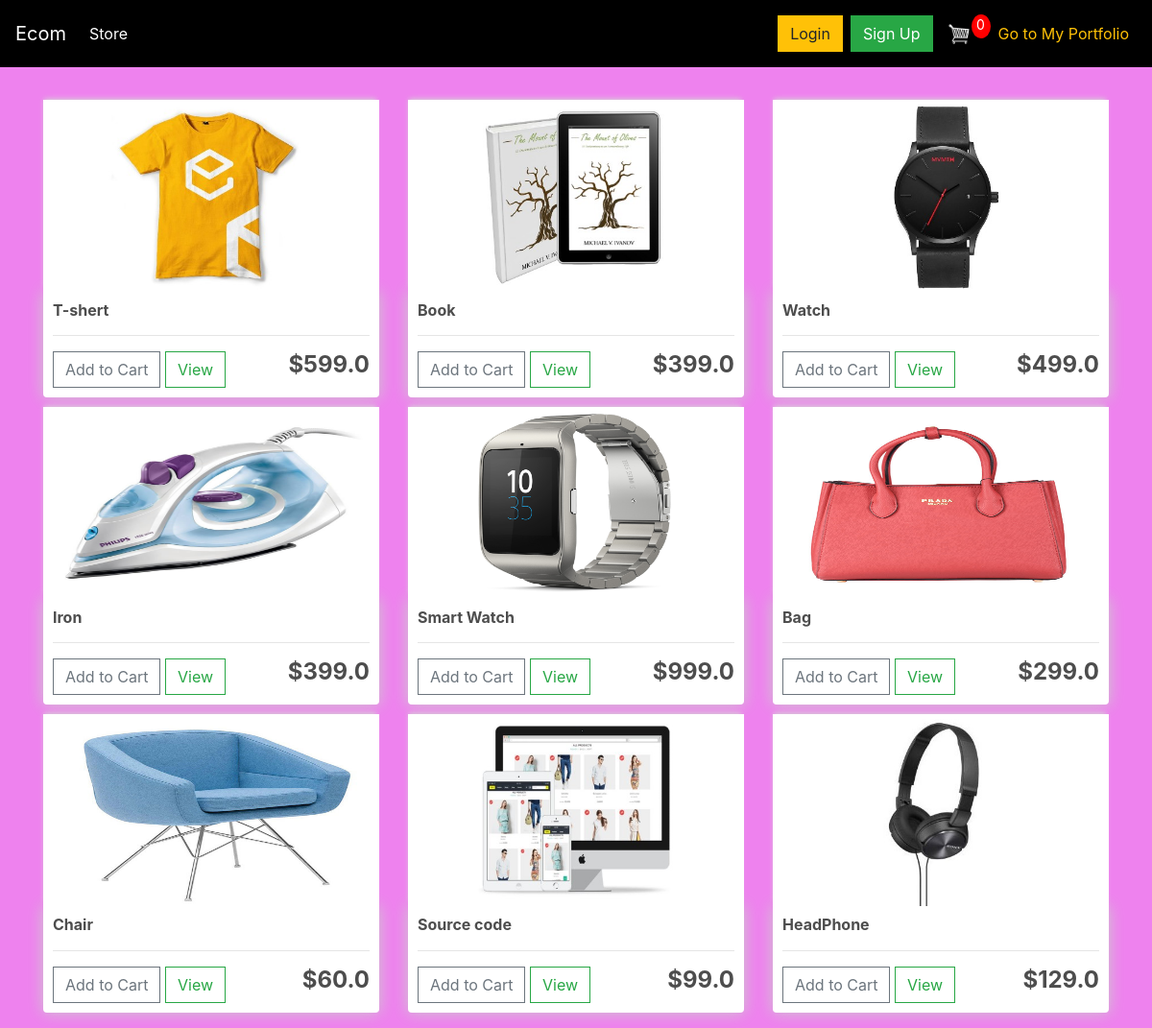
Page /Ecommerce/ on the committed database.
### store/models.py (models this page shows, shortened)
class Product(models.Model):
	name = models.CharField(max_length=200)
	price = models.FloatField()
	digital = models.BooleanField(default=False,null=True, blank=True)
	image = models.ImageField(null=True, blank=True)
	@property
	def imageURL(self):
		try:
			url = self.image.url
		except:
			url = ''
		return url

### store/views.py (the view)
# urls.py: path('Ecommerce/', include('store.urls')),  # Ensure a trailing slash
def store(request):
	data = cartData(request)
	cartItems = data['cartItems']
	order = data['order']
	items = data['items']
	products = Product.objects.all()
	context = {'products':products, 'cartItems':cartItems}
	return render(request, 'store/store.html', context)

### store/utils.py (called while the page is built, shortened)
def cookieCart(request):
	try:
		cart = json.loads(request.COOKIES['cart'])
	except:
		cart = {}
		print('CART:', cart)
	items = []
	order = {'get_cart_total':0, 'get_cart_items':0, 'shipping':False}
	cartItems = order['get_cart_items']
	return {'cartItems':cartItems ,'order':order, 'items':items}

def cartData(request):
	if request.user.is_authenticated:
		customer = request.user.customer
		order, created = Order.objects.get_or_create(customer=customer, complete=False)
		items = order.orderitem_set.all()
		cartItems = order.get_cart_items
	else:
		cookieData = cookieCart(request)
		cartItems = cookieData['cartItems']
		order = cookieData['order']
		items = cookieData['items']
	return {'cartItems':cartItems ,'order':order, 'items':items}

### templates/store/store.html
{% extends 'store/main.html' %}
{% load static %}
{% block content %}
	<div class="row">
		{% for product in products %}
		<div class="col-lg-4">
			<img class="thumbnail" src="{{product.imageURL}}">
			<div class="box-element product">
				<h6><strong>{{product.name}}</strong></h6>
				<hr>
				<button data-product="{{product.id}}" data-action="add" class="btn btn-outline-secondary add-btn update-cart">Add to Cart</button>
				<a class="btn btn-outline-success" href="#">View</a>
				<h4 style="display: inline-block; float: right"><strong>${{product.price}}</strong></h4>
			</div>
		</div>
		{% endfor %}
	</div>
{% endblock content %}

### templates/store/main.html (shortened to what this page needs)
<!DOCTYPE html>
{% load static %}
<html>
<head>
    <link rel="stylesheet" href="https://stackpath.bootstrapcdn.com/bootstrap/4.4.1/css/bootstrap.min.css">
    <link rel="stylesheet" type="text/css" href="{% static 'css/Projects/main.css' %}">
</head>
<body>
<header class=" pb-3  " style="background-color:Violet">
    <nav class="navbar navbar-expand-lg navbar-dark  sticky-top" style="background-color:black">
        <a class="navbar-brand" href="{% url 'store' %}">Ecom</a>
        <div class="collapse navbar-collapse" id="navbarSupportedContent">
            <ul class="navbar-nav mr-auto">
                <li class="nav-item active">
                    <a class="nav-link" href="{% url 'store' %}">Store <span class="sr-only">(current)</span></a>
                </li>
            </ul>
            <div class="form-inline my-2 my-lg-0">
                <button id="loginBtn" class="btn btn-warning m-2 " type="button">Login</button>
                <button id="signupBtn" class="btn btn-success" type="button">Sign Up</button>
                <a href="{% url 'cart' %}">
                    <img id="cart-icon" src="{% static 'images/cart.png' %}">
                </a>
                <p id="cart-total">{{cartItems}}</p>
                <a href="{% url 'home' %}" class="m-2 text-warning text-decoration-none ">Go to My Portfolio</a>
            </div>
        </div>
    </nav>
    <div class="container">
        <br>
        {% block content %}
        {% endblock content %}
    </div>
</header>
</body>
</html>

### static/css/Projects/main.css (style rules this page uses)
body { background-color: hsl(0, 0%, 98%); }
h1,h2,h3,h4,h5,h6 { color:hsl(0, 0%, 30%); }
.box-element { box-shadow:hsl(0, 0%, 80%) 0 0 16px; background-color: #fff; border-radius: 4px; padding: 10px; }
.thumbnail { width: 100%; height: 200px; -webkit-box-shadow: -1px -3px 5px -2px rgba(214,214,214,1); -moz-box-shadow: -1px -3px 5px -2px rgba(214,214,214,1); box-shadow: -1px -3px 5px -2px rgba(214,214,214,1); }
.product { border-radius: 0 0 4px 4px; }
#cart-icon { width:25px; display: inline-block; margin-left: 15px; }
#cart-total { display: block; text-align: center; color:#fff; background-color: red; width: 20px; height: 25px; border-radius: 50%; font-size: 14px; }
.col-lg-4, .col-lg-6, .col-lg-8, .col-lg-12 { margin-top: 10px; }
.btn { border-radius: 0; }

### rows in the picture
Product: imageURL (picture), name "T-shert", price "599.0"
Product: imageURL (picture), name "Book", price "399.0"
Product: imageURL (picture), name "Watch", price "499.0"
Product: imageURL (picture), name "Iron", price "399.0"
Product: imageURL (picture), name "Smart Watch", price "999.0"
Product: imageURL (picture), name "Bag", price "299.0"
Product: imageURL (picture), name "Chair", price "60.0"
Product: imageURL (picture), name "Source code", price "99.0"
Product: imageURL (picture), name "HeadPhone", price "129.0"

### other values in the picture
{{ cartItems }} "0"
